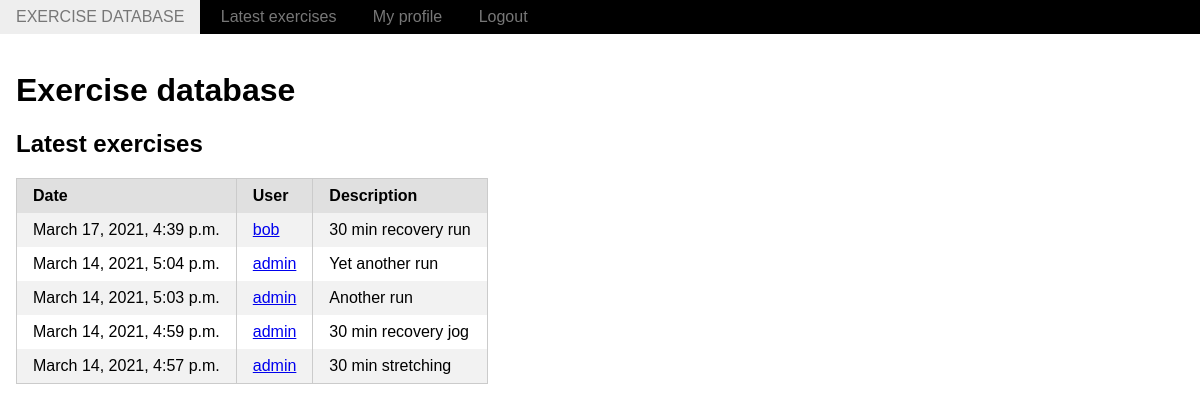
The app's page / (signed in) with its own data.
### exercises/models.py (models this page shows)
class Exercise(models.Model):
    owner = models.ForeignKey(User, on_delete=models.CASCADE)
    date = models.DateTimeField(default=timezone.now)
    description = models.TextField()

### exercises/views.py (the view)
# urls.py: path('', views.index, name='index'),
@login_required()
def index(request):
    exercises = Exercise.objects.order_by('-date')[:5]
    context = {'exercises': exercises}
    return render(request, 'exercises/index.html', context)

### exercises/templates/exercises/index.html
{% extends "includes/base.html" %}
{% block content %}
    <h1>Exercise database</h1>
    <h2>Latest exercises</h2>
    <table class="pure-table">
        <thead>
            <tr>
                <th>Date</th><th>User</th><th>Description</th>
            </tr>
        </thead>
        <tbody>
            {% for e in exercises %}
                <tr class="{% cycle 'pure-table-odd' '' %}">
                    <td>{{e.date}}</td>
                    <td><a href="/profile/{{e.owner.id}}">{{e.owner.username}}</a></td>
                    <td>{{e.description}}</td>
                </tr>
            {% endfor %}
        </tbody>
    </table>
{% endblock %}

### exercises/templates/includes/base.html
{% include "includes/menu.html" %}
<div class="pure-g">
    <div class="pure-u-1 l-box">
        {% block content %}{% endblock %}
    </div>
</div>

### exercises/templates/includes/menu.html
{% load static %}
<link rel="stylesheet" type="text/css" href="{% static 'exercises/style.css' %}">
<div class="pure-menu pure-menu-horizontal">
    <a href="/" class="pure-menu-heading pure-menu-link">Exercise database</a>
    <ul class="pure-menu-list">
        <li class="pure-menu-item">
            <a href="/" class="pure-menu-link">Latest exercises</a>
        </li>
        {% if user.is_authenticated %}
            <li class="pure-menu-item">
                <a href="/profile/{{user.id}}" class="pure-menu-link">My profile</a>
            </li>
            <li class="pure-menu-item">
                <a href="/logout" class="pure-menu-link">Logout</a>
            </li>
        {% endif %}
    </ul>
</div>

### exercises/static/exercises/style.css (style rules this page uses)
h1 { font-size:2em;margin:.67em 0 }
a { background-color:transparent }
.pure-g { letter-spacing:-.31em;text-rendering:optimizespeed;font-family:FreeSans,Arimo,"Droid Sans",Helvetica,Arial,sans-serif;display:-webkit-box;display:-ms-flexbox;display:flex;-webkit-box-orient:horizontal;-webkit-box-direction:normal;-ms-flex-flow:row wrap;flex-flow:row wrap;-ms-flex-line-pack:start;align-content:flex-start }
.pure-g [class*=pure-u] { font-family:sans-serif }
.pure-u-1,.pure-u-1-1,.pure-u-1-12,.pure-u-1-2,.pure-u-1-24,.pure-u-1-3,.pure-u-1-4,.pure-u-1-5,.pure-u-1-6,.pure-u-1-8,.pure-u-10-24,.pure-u-11-12,.pure-u-11-24,.pure-u-12-24,.pure-u-13-24,.pure-u-14-24,.pure-u-15-24,.pure-u-16-24,.pure-u-17-24,.pure-u-18-24,.pure-u-19-24,.pure-u-2-24,.pure-u-2-3,.pure-u-2-5,.pure-u-20-24,.pure-u-21-24,.pure-u-22-24,.pure-u-23-24,.pure-u-24-24,.pure-u-3-24,.pure-u-3-4,.pure-u-3-5,.pure-u-3-8,.pure-u-4-24,.pure-u-4-5,.pure-u-5-12,.pure-u-5-24,.pure-u-5-5,.pure-u-5-6,.pure-u-5-8,.pure-u-6-24,.pure-u-7-12,.pure-u-7-24,.pure-u-7-8,.pure-u-8-24,.pure-u-9-24 { display:inline-block;letter-spacing:normal;word-spacing:normal;vertical-align:top;text-rendering:auto }
.pure-u-1,.pure-u-1-1,.pure-u-24-24,.pure-u-5-5 { width:100% }
.pure-menu { -webkit-box-sizing:border-box;box-sizing:border-box }
.pure-menu-item,.pure-menu-list { position:relative }
.pure-menu-list { list-style:none;margin:0;padding:0 }
.pure-menu-item { padding:0;margin:0;height:100% }
.pure-menu-heading,.pure-menu-link { display:block;text-decoration:none;white-space:nowrap }
.pure-menu-horizontal { width:100%;white-space:nowrap }
.pure-menu-horizontal .pure-menu-list { display:inline-block }
.pure-menu-horizontal .pure-menu-heading,.pure-menu-horizontal .pure-menu-item,.pure-menu-horizontal .pure-menu-separator { display:inline-block;vertical-align:middle }
.pure-menu-heading { text-transform:uppercase;color:#565d64 }
.pure-menu-link { color:#777 }
.pure-menu-heading,.pure-menu-link { padding:.5em 1em }
.pure-table { border-collapse:collapse;border-spacing:0;empty-cells:show;border:1px solid #cbcbcb }
.pure-table td,.pure-table th { border-left:1px solid #cbcbcb;border-width:0 0 0 1px;font-size:inherit;margin:0;overflow:visible;padding:.5em 1em }
.pure-table thead { background-color:#e0e0e0;color:#000;text-align:left;vertical-align:bottom }
.pure-table td { background-color:transparent }
.pure-table-odd td { background-color:#f2f2f2 }
.pure-menu { background-color: #000000; }
.pure-menu-item { height: auto; }
.pure-g > div { box-sizing: border-box; }
.l-box { padding: 1em; }

### records on screen
Exercise: date "March 17, 2021, 4:39 p.m.", owner.username "bob", description "30 min recovery run"
Exercise: date "March 14, 2021, 5:04 p.m.", owner.username "admin", description "Yet another run"
Exercise: date "March 14, 2021, 5:03 p.m.", owner.username "admin", description "Another run"
Exercise: date "March 14, 2021, 4:59 p.m.", owner.username "admin", description "30 min recovery jog"
Exercise: date "March 14, 2021, 4:57 p.m.", owner.username "admin", description "30 min stretching"
